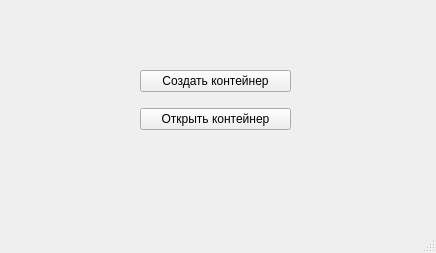
<?xml version="1.0" encoding="UTF-8"?>
<ui version="4.0">
 <class>StartWindow</class>
 <widget class="QMainWindow" name="StartWindow">
  <property name="geometry">
   <rect>
    <x>0</x>
    <y>0</y>
    <width>436</width>
    <height>253</height>
   </rect>
  </property>
  <property name="windowTitle">
   <string>StartWindow</string>
  </property>
  <widget class="QWidget" name="centralwidget">
   <widget class="QWidget" name="verticalLayoutWidget">
    <property name="geometry">
     <rect>
      <x>140</x>
      <y>60</y>
      <width>151</width>
      <height>81</height>
     </rect>
    </property>
    <layout class="QVBoxLayout" name="verticalLayout">
     <item>
      <widget class="QPushButton" name="pushButton">
       <property name="text">
        <string>Создать контейнер</string>
       </property>
      </widget>
     </item>
     <item>
      <widget class="QPushButton" name="pushButton_2">
       <property name="text">
        <string>Открыть контейнер</string>
       </property>
      </widget>
     </item>
    </layout>
   </widget>
  </widget>
  <widget class="QStatusBar" name="statusbar"/>
  <widget class="QMenuBar" name="menubar">
   <property name="geometry">
    <rect>
     <x>0</x>
     <y>0</y>
     <width>436</width>
     <height>22</height>
    </rect>
   </property>
  </widget>
 </widget>
 <resources/>
 <connections/>
</ui>
